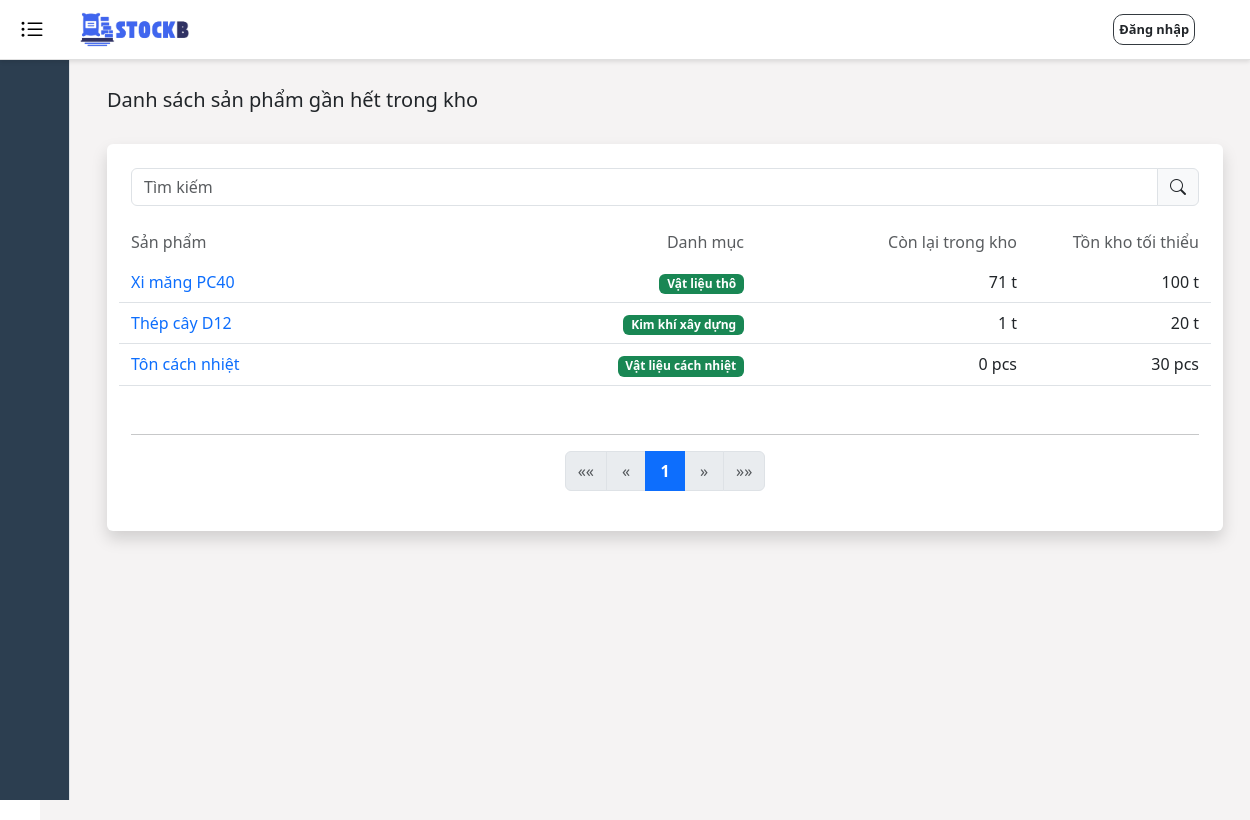
The page /check/low-stock on the database its author committed.
### stockb/models.py (models this page shows, shortened)
class Product(models.Model):
    product_name = models.CharField(max_length=100)
    description = models.TextField(blank=True)
    purchase_price = models.DecimalField(max_digits=10, decimal_places=0)
    selling_price = models.DecimalField(max_digits=10, decimal_places=0)
    minimum_stock = models.IntegerField(default=0)
    inspection_time = models.IntegerField(default=0)
    category = models.ForeignKey(ProductCategory, on_delete=models.CASCADE)
    unit = models.ForeignKey(Unit, on_delete=models.CASCADE)
    supplier = models.ForeignKey(Supplier, on_delete=models.CASCADE)
    created_at = models.DateTimeField(auto_now_add=True)
    updated_at = models.DateTimeField(auto_now=True)

class ProductCategory(models.Model):
    category_name = models.CharField(max_length=100)
    description = models.TextField(
        blank=True,
        null=True
    )
    created_at = models.DateTimeField(auto_now_add=True)
    updated_at = models.DateTimeField(auto_now=True)

class Unit(models.Model):
    unit_name = models.CharField(max_length=50)
    unit_symbol = models.CharField(max_length=10)
    created_at = models.DateTimeField(auto_now_add=True)
    updated_at = models.DateTimeField(auto_now=True)

### stockb/views/check_views.py (the view)
# urls.py: path('check/low-stock', check_views.low_stock_list_view, name='low_stock_list'),
def low_stock_list_view(request):
    search_query = request.GET.get('q', '')
    low_stock_products = []
    product_details_active = ProductDetail.objects.filter(status="ACTIVE")
    products = Product.objects.all().prefetch_related(
        Prefetch('product_details', queryset=product_details_active)
    ).select_related('category', 'unit')
    if search_query:
        products = products.filter(product_name__icontains=search_query)
    for product in products:
        total_quantity = product.product_details.aggregate(total=Sum('remaining_quantity'))['total'] or 0
        if total_quantity <= product.minimum_stock:
            low_stock_products.append({
                'product': product,
                'total_quantity': total_quantity,
                'minimum_stock': product.minimum_stock,
            })
    paginator = Paginator(low_stock_products, 10)
    page_number = request.GET.get('page')
    page_obj = paginator.get_page(page_number)
    context = {
        "title": "Hàng gần hết trong kho",
        "low_stock_products": page_obj,
        "search_query": search_query,
    }
    return render(request, 'check/low_stock_list.html', context)

### stockb/context_processors.py (called while the page is built)
def notifications(request):
    return {
        'notifications': Notification.objects.all()[:50]
    }

### stockb/templates/check/low_stock_list.html (shortened to what this page needs)
{% extends 'base.html' %}
{% load static %}
{% block extra_head %}
    <link rel="stylesheet" href="{% static 'css/share.css' %}">
{% endblock %}
{% block content %}
    <div class="d-flex justify-content-between align-items-center mb-4">
        <h5>Danh sách sản phẩm gần hết trong kho</h5>
    </div>
    <div class="container bg-white p-4 rounded shadow">
        <form method="get" class="input-group mb-4">
            <input type="text" name="q" class="form-control" placeholder="Tìm kiếm" value="{{ search_query }}">
            <button type="submit" class="input-group-text"><i class="bi bi-search"></i></button>
        </form>
        <div class="row mb-2 text-muted">
            <div class="col-5">Sản phẩm</div>
            <div class="col-2 text-end">Danh mục</div>
            <div class="col-3 text-end">Còn lại trong kho</div>
            <div class="col-2 text-end">Tồn kho tối thiểu</div>
        </div>
        {% for item in low_stock_products %}
        <div class="row py-2 border-bottom align-items-center">
            <a href="/product/{{ item.product.id }}" class="col-5">
                {{ item.product.product_name }}
            </a>
            <div class="col-2 text-end">
                <span class="badge bg-success">{{ item.product.category.category_name }}</span>
            </div>
            <div class="col-3 text-end">
                <span>{{ item.total_quantity }} {{ item.product.unit.unit_symbol }}</span>
            </div>
            <div class="col-2 text-end">
                <span>{{ item.minimum_stock }} {{ item.product.unit.unit_symbol }}</span>
            </div>
        </div>
        {% empty %}
        <div class="row py-2">
            <div class="col-12 text-center text-muted">
                Không có sản phẩm nào gần hết trong kho.
            </div>
        </div>
        {% endfor %}
        <div class="mt-5">
            {% include 'Pagination/pagination.html' with page_obj=low_stock_products %}
        </div>
    </div>
{% endblock %}

### static/styles.css (style rules this page uses)
body { overflow-x: hidden; }

### static/css/share.css (style rules this page uses)
a { text-decoration: none; }

### rows shown on the page
Product: product.product_name "Xi măng PC40", product.category.category_name "Vật liệu thô", total_quantity "71", product.unit.unit_symbol "t", minimum_stock "100"
Product: product.product_name "Thép cây D12", product.category.category_name "Kim khí xây dựng", total_quantity "1", product.unit.unit_symbol "t", minimum_stock "20"
Product: product.product_name "Tôn cách nhiệt", product.category.category_name "Vật liệu cách nhiệt", total_quantity "0", product.unit.unit_symbol "pcs", minimum_stock "30"

### other values the page prints
{{ i }} "1"
